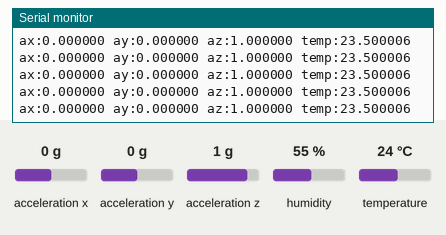
Recording of a sketch running on a simulated ESP32. Shown: the last lines printed to the serial monitor. Wiring (inferred from the names in the program): SHT3x sensor at I2C address 0x44; MPU-9250 motion sensor at I2C address 0x69. Inputs (shaded band) come from the test bench; at power-on: acceleration x 0 g, acceleration y 0 g, acceleration z 1 g, temperature 24 °C, humidity 55 %. Nothing arrives over Bluetooth unless stated; a phone connects over Bluetooth LE 3 s after start.

Above: at 4.2 s.
4.3 s: acceleration x set to -1.4 g
At 6.06 s:
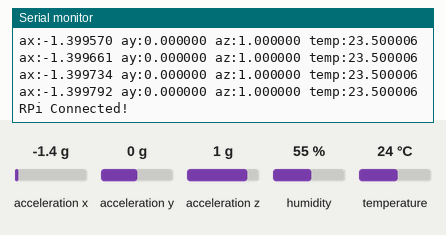
7.3 s: acceleration y set to -1.4 g
At 7.3 s:
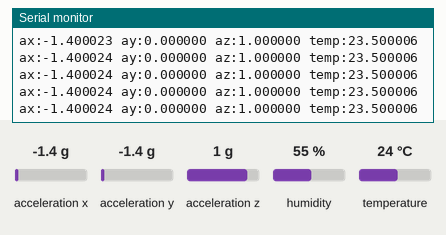
8.8 s: acceleration z set to -1.4 g
At 8.8 s:
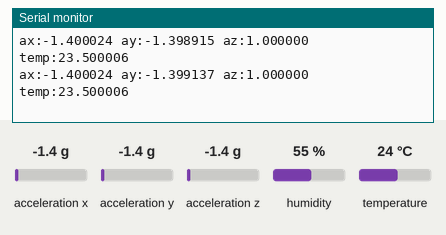
10.3 s: temperature set to 12 °C
At 10.34 s:
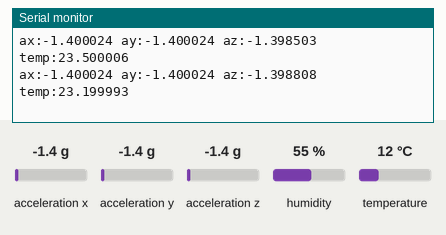
Timing chart, 0 to 12.8 s (numbered marks = the images above; inputs shaded):
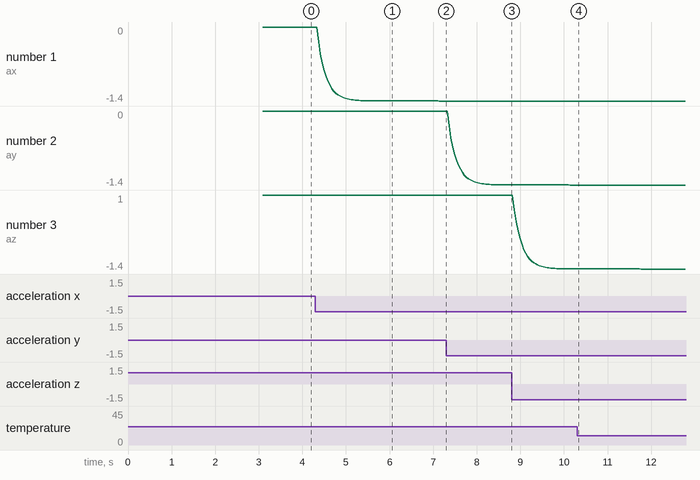

The sketch:

main.ino
```cpp
#include "MPU6500.h"
#include "SHT30.h"
#include "BluetoothHandler.h"
// #include "ESPNowReceiver.h"
#include "ThreePhaseCurrentPacket.h"

MPU6500 imu(0x69, Wire);
SHT30 sht1;
SHT30 sht2;

BluetoothHandler btHandler(
    "ESP32_1", // Device name
    "8f3eec84-a3cd-4991-9f84-b6d6915e7382",  // Service UUID
    "488147e4-8512-4bca-b218-0b84f2f76853"   // Characteristic UUID
);

SensorPacket packet;
// ESPNowReceiver esp_receiver;

float lastTemp1 = 0.0f;
float lastTemp2 = 0.0f;

void setup() {
    Serial.begin(115200);

    Wire.begin(21, 22);
    Wire.setClock(100000);
    Wire1.begin(27, 33);
    Wire1.setClock(100000);

    imu.begin(Wire);
    imu.calibrate(500);

    sht1.begin(Wire);
    sht1.calibrate(20, 23.5f);
    sht2.begin(Wire1);
    sht2.calibrate(20, 23.5f);

    // if (!esp_receiver.begin()) {
    //     Serial.println("ESP-Now receiver: Fail");
    //     delay(100);
    // }
    // Serial.println("ESP-NOW receiver: Ready");

    btHandler.begin();
}

void loop() {
    float ax, ay, az, temp, ia, ib, ic, t1, t2;

    imu.readAccelG(ax, ay, az);
    sht1.readCelsius(t1);
    sht2.readCelsius(t2);

    temp = 0.5f * (t1 + t2);

    // if (esp_receiver.hasNewPacket()) {
    //     ThreePhaseCurrentPacket pkt = esp_receiver.getLatest();
    //     ia = pkt.ia;
    //     ib = pkt.ib;
    //     ic = pkt.ic;
    // }

    packet.ax = static_cast<float>(ax);
    packet.ay = static_cast<float>(ay);
    packet.az = static_cast<float>(az);
    packet.temp = static_cast<float>(temp);
    // packet.ia = static_cast<float>(ia);
    // packet.ib = static_cast<float>(ib);
    // packet.ic = static_cast<float>(ic);

    // Serial.printf("ax:%f ay:%f az:%f temp:%f ia:%f ib:%f ic:%f\n",
    //               ax, ay, az, temp, ia, ib, ic);

    Serial.printf("ax:%f ay:%f az:%f temp:%f\n",
                ax, ay, az, temp);

    btHandler.notifySensorData(packet);
    delay(1);
}
```

BluetoothHandler.cpp
```cpp
#include "BluetoothHandler.h"
#include <Arduino.h>

class MyServerCallbacks : public BLEServerCallbacks {
public:
    explicit MyServerCallbacks(bool* connectionFlag)
        : deviceConnected(connectionFlag) {}

    void onConnect(BLEServer*) override {
        *deviceConnected = true;
        Serial.println("RPi Connected!");
    }

    void onDisconnect(BLEServer*) override {
        *deviceConnected = false;
        Serial.println("RPi Disconnected. Restarting advertising...");
        BLEDevice::startAdvertising();
    }

private:
    bool* deviceConnected;
};

BluetoothHandler::BluetoothHandler(const char* deviceName,
                                   const char* serviceUUID,
                                   const char* characteristicUUID)
    : pServer(nullptr),
      pCharacteristic(nullptr),
      serverCallbacks(nullptr),
      deviceConnected(false),
      deviceName(deviceName),
      serviceUUID(serviceUUID),
      characteristicUUID(characteristicUUID)
{}

void BluetoothHandler::begin() {
    BLEDevice::init(deviceName);

    pServer = BLEDevice::createServer();

    serverCallbacks = new MyServerCallbacks(&deviceConnected);
    pServer->setCallbacks(serverCallbacks);

    BLEService* pService = pServer->createService(serviceUUID);

    pCharacteristic = pService->createCharacteristic(
        characteristicUUID,
        BLECharacteristic::PROPERTY_READ |
        BLECharacteristic::PROPERTY_NOTIFY
    );

    // Required for notifications
    pCharacteristic->addDescriptor(new BLE2902());

    // Initialize readable value
    SensorPacket zeroPacket{};
    pCharacteristic->setValue((uint8_t*)&zeroPacket, sizeof(SensorPacket));

    pService->start();

    BLEAdvertising* pAdvertising = BLEDevice::getAdvertising();
    pAdvertising->addServiceUUID(serviceUUID);
    pAdvertising->setScanResponse(false);
    pAdvertising->setMinPreferred(0x00);

    BLEDevice::startAdvertising();
    Serial.println("Waiting for RPi to connect...");
}

void BluetoothHandler::notifySensorData(const SensorPacket& data) {
    if (!deviceConnected || pCharacteristic == nullptr) return;

    pCharacteristic->setValue((uint8_t*)&data, sizeof(SensorPacket));
    pCharacteristic->notify();
}

bool BluetoothHandler::isDeviceConnected() const {
    return deviceConnected;
}
```

BluetoothHandler.h
```cpp
#ifndef BLUETOOTH_HANDLER_H
#define BLUETOOTH_HANDLER_H

#include <BLEDevice.h>
#include <BLEServer.h>
#include <BLEUtils.h>
#include <BLE2902.h>

/**
 * @brief Struct representing one BLE transmission packet of sensor data.
 */
struct __attribute__((packed)) SensorPacket {
    float ax;
    float ay;
    float az;
    float temp;
    float ia;
    float ib;
    float ic;
};

class BluetoothHandler {
public:
    BluetoothHandler(const char* deviceName,
                     const char* serviceUUID,
                     const char* characteristicUUID);

    void begin();
    void notifySensorData(const SensorPacket& data);
    bool isDeviceConnected() const;

private:
    BLEServer* pServer;
    BLECharacteristic* pCharacteristic;
    BLEServerCallbacks* serverCallbacks;

    bool deviceConnected;

    const char* deviceName;
    const char* serviceUUID;
    const char* characteristicUUID;
};

#endif
```

EMAFilter.cpp
```cpp
#include "EMAFilter.h"

template <typename T>
EMAFilter<T>::EMAFilter(T alpha)
    : alpha(alpha), y(0), initialized(false)
{}

template <typename T>
T EMAFilter<T>::update(T input) {
    if (!initialized) {
        y = input;
        initialized = true;
    } else {
        y = alpha * input + (static_cast<T>(1) - alpha) * y;
    }
    return y;
}

template class EMAFilter<float>;
template class EMAFilter<double>;
template class EMAFilter<int>;
template class EMAFilter<long>;
```

EMAFilter.h
```cpp
#ifndef EMAFILTER_H
#define EMAFILTER_H

/**
 * @class EMAFilter
 * @brief Generic exponential moving average (EMA) low-pass filter.
 *
 * Implements:
 *      y[n] = alpha * x[n] + (1 - alpha) * y[n-1]
 *
 * Suitable for acceleration, current, and temperature smoothing.
 *
 * @tparam T Numeric type (float recommended).
 */
template <typename T>
class EMAFilter {
public:
    /**
     * @brief Construct an EMA filter with smoothing factor alpha.
     */
    EMAFilter(T alpha);

    /**
     * @brief Update filter with a new input sample.
     * @return Filtered output.
     */
    T update(T input);

private:
    T alpha;
    T y;
    bool initialized;
};

#endif
```

ESPNowReceiver.cpp
```cpp
#include "ESPNowReceiver.h"

static bool espNowInitializedRx = false;
ESPNowReceiver* ESPNowReceiver::_instance = nullptr;

ESPNowReceiver::ESPNowReceiver() {
    _instance = this;
}

bool ESPNowReceiver::begin() {
    WiFi.mode(WIFI_STA);

    if (!espNowInitializedRx) {
        if (esp_now_init() != ESP_OK) {
            return false;
        }
        espNowInitializedRx = true;
    }

    esp_now_register_recv_cb(ESPNowReceiver::onRecv);
    return true;
}

bool ESPNowReceiver::hasNewPacket() const {
    return _hasNew;
}

ThreePhaseCurrentPacket ESPNowReceiver::getLatest() {
    noInterrupts();
    _hasNew = false;
    ThreePhaseCurrentPacket copy = _latest;
    interrupts();

    return copy;
}

void ESPNowReceiver::onRecv(const esp_now_recv_info*,
                            const uint8_t* data,
                            int len) {
    if (_instance) {
        _instance->handleRecv(data, len);
    }
}

void ESPNowReceiver::handleRecv(const uint8_t* data, int len) {
    if (len != sizeof(ThreePhaseCurrentPacket)) {
        return;
    }

    memcpy(&_latest, data, sizeof(_latest));
    _hasNew = true;
}
```

ESPNowReceiver.h
```cpp
#ifndef ESPNOW_RECEIVER_H
#define ESPNOW_RECEIVER_H

#include <WiFi.h>
#include <esp_now.h>
#include "ThreePhaseCurrentPacket.h"

/**
 * @brief ESP-NOW receiver for three-phase current packets.
 *
 * This class initializes ESP-NOW in STA mode and registers a receive callback.
 * Incoming packets are copied into a local buffer and exposed via a polling API
 * to avoid doing work in ISR context.
 *
 * Compatible with ESP-IDF v5 (Arduino ESP32 core >= 3.x).
 */
class ESPNowReceiver {
public:
    /**
     * @brief Construct a new ESPNowReceiver.
     *
     * Only one instance is supported. The most recent instance
     * becomes the active receive handler.
     */
    ESPNowReceiver();

    /**
     * @brief Initialize WiFi and ESP-NOW receive mode.
     *
     * Sets WiFi to STA mode, initializes ESP-NOW (once globally),
     * and registers the receive callback.
     *
     * @return true if initialization succeeded, false otherwise.
     */
    bool begin();

    /**
     * @brief Check whether a new packet has been received.
     *
     * This flag is set by the ESP-NOW receive callback and cleared
     * when getLatest() is called.
     *
     * @return true if a new packet is available.
     */
    bool hasNewPacket() const;

    /**
     * @brief Retrieve the most recent packet.
     *
     * Copies the latest received packet and clears the "new packet" flag.
     * This function is interrupt-safe.
     *
     * @return The most recent ThreePhaseCurrentPacket.
     */
    ThreePhaseCurrentPacket getLatest();

private:
    /// Singleton instance used by the static ESP-NOW callback
    static ESPNowReceiver* _instance;

    /// Flag indicating a new packet has been received
    volatile bool _hasNew = false;

    /// Storage for the most recently received packet
    ThreePhaseCurrentPacket _latest{};

    /**
     * @brief ESP-NOW receive callback (ESP-IDF v5 signature).
     *
     * This function runs in ISR context and should do minimal work.
     * It forwards packet data to the active instance.
     *
     * @param info  Metadata about the received packet (sender MAC, etc.)
     * @param data  Pointer to received payload
     * @param len   Length of payload in bytes
     */
    static void onRecv(const esp_now_recv_info* info,
                       const uint8_t* data,
                       int len);

    /**
     * @brief Handle a received ESP-NOW packet.
     *
     * Validates packet size, copies payload into local storage,
     * and sets the "new packet" flag.
     *
     * @param data Pointer to payload bytes
     * @param len  Payload length in bytes
     */
    void handleRecv(const uint8_t* data, int len);
};

#endif
```

MPU6500.cpp
```cpp
#include "MPU6500.h"

static constexpr float ACC_SENS = 16384.0f;

MPU6500::MPU6500(uint8_t addr, TwoWire &bus) : _addr(addr), _wire(&bus) {}

bool MPU6500::begin(TwoWire &wire, int sda, int scl) {
    _wire = &wire;

    if (sda >= 0 && scl >= 0) _wire->begin(sda, scl);
    else _wire->begin();
    _wire->setClock(100000);

    _wire->beginTransmission(_addr);
    _wire->write(0x6B);
    _wire->write(0x00);
    if (_wire->endTransmission() != 0) return false;

    _wire->beginTransmission(_addr);
    _wire->write(0x1C);
    _wire->write(0x00);
    if (_wire->endTransmission() != 0) return false;

    _wire->beginTransmission(_addr);
    _wire->write(0x1D);
    _wire->write(0x03);
    if (_wire->endTransmission() != 0) return false;

    return true;
}

bool MPU6500::readAccelRaw(int16_t &ax, int16_t &ay, int16_t &az) {
    _wire->beginTransmission(_addr);
    _wire->write(0x3B);
    if (_wire->endTransmission(false) != 0) return false;

    if (_wire->requestFrom((int)_addr, 6) != 6) return false;

    ax = (_wire->read() << 8) | _wire->read();
    ay = (_wire->read() << 8) | _wire->read();
    az = (_wire->read() << 8) | _wire->read();

    return true;
}

bool MPU6500::readAccelG(float &ax, float &ay, float &az) {
    int16_t rx, ry, rz;

    if (!readAccelRaw(rx, ry, rz)) return false;

    ax = (rx - ax_bias) / ACC_SENS;
    ay = (ry - ay_bias) / ACC_SENS;
    az = (rz - az_bias) / ACC_SENS;

    ax = axFilter.update(ax);
    ay = ayFilter.update(ay);
    az = azFilter.update(az);

    return true;
}

void MPU6500::calibrate(int samples) {
    int32_t xs = 0, ys = 0, zs = 0;

    for (int i = 0; i < samples; ++i) {
        int16_t ax, ay, az;
        if (readAccelRaw(ax, ay, az)) {
            xs += ax;
            ys += ay;
            zs += az;
        }
        delay(2);
    }

    ax_bias = xs / samples;
    ay_bias = ys / samples;
    az_bias = (zs / samples) - ACC_SENS;
}
```

MPU6500.h
```cpp
#ifndef MPU6500_H
#define MPU6500_H

#include <Arduino.h>
#include <Wire.h>
#include "EMAFilter.h"

/**
 * @file MPU6500.h
 * @brief Minimal accelerometer-only driver for the MPU6500 IMU.
 *
 * Provides raw and calibrated accelerometer readings using an affine
 * sensor model:
 *
 *     a = (raw - bias_raw) / sensitivity
 *
 * Biases are collected in raw units via calibrate(), assuming the sensor
 * is held still with Z ≈ +1g.
 */
class MPU6500 {
public:
    /**
     * @brief Construct an MPU6500 object.
     * @param addr I2C address (0x68 if AD0=LOW, 0x69 if AD0=HIGH)
     */
    MPU6500(uint8_t addr = 0x68, TwoWire &bus = Wire);

    /**
     * @brief Initialize the MPU6500 over I2C.
     *        Configures accelerometer for ±2g and enables LPF,
     *        matching MPU9250 behavior.
     * @param wire I2C bus to use.
     * @param sda SDA pin (optional, for ESP32 secondary bus).
     * @param scl SCL pin (optional, for ESP32 secondary bus).
     * @return true if initialization succeeded.
     */
    bool begin(TwoWire &wire = Wire, int sda = -1, int scl = -1);

    /**
     * @brief Read raw 16-bit accelerometer values.
     *        Returns false if I2C transaction fails.
     */
    bool readAccelRaw(int16_t &ax, int16_t &ay, int16_t &az);

    /**
     * @brief Read calibrated accelerometer values in g.
     * Applies: (raw - bias_raw) / sensitivity.
     * @return true if read succeeded.
     */
    bool readAccelG(float &ax, float &ay, float &az);

    /**
     * @brief Estimate raw accelerometer biases by averaging samples.
     * Assumes the sensor is stationary with Z ≈ +1g.
     * @param samples Number of readings to average.
     */
    void calibrate(int samples);

private:
    uint8_t _addr;
    TwoWire* _wire;
    float ax_bias = 0.0f;
    float ay_bias = 0.0f;
    float az_bias = 0.0f;

    EMAFilter<float> axFilter{0.2f};
    EMAFilter<float> ayFilter{0.2f};
    EMAFilter<float> azFilter{0.2f};
};

#endif
```

SHT30.cpp
```cpp
#include "SHT30.h"

static uint8_t sht30_crc8(const uint8_t* data, int len) {
    uint8_t crc = 0xFF;
    for (int i = 0; i < len; ++i) {
        crc ^= data[i];
        for (int j = 0; j < 8; ++j) {
            if (crc & 0x80) {
                crc = (crc << 1) ^ 0x31;
            } else {
                crc <<= 1;
            }
        }
    }
    return crc;
}

bool SHT30::begin(TwoWire& w) {
    _wire = &w;
    return true;
}

bool SHT30::readRaw(uint16_t& raw_t) {
    if (!_wire) return false;

    _wire->beginTransmission(address);
    _wire->write(0x2C);
    _wire->write(0x06);
    if (_wire->endTransmission() != 0) return false;

    delay(20);

    if (_wire->requestFrom(address, (uint8_t)6) != 6) {
        return false;
    }

    if (_wire->available() < 6) return false;

    uint8_t t_msb = _wire->read();
    uint8_t t_lsb = _wire->read();
    uint8_t t_crc = _wire->read();

    uint8_t t_data[2] = { t_msb, t_lsb };
    if (sht30_crc8(t_data, 2) != t_crc) {
        _wire->read();
        _wire->read();
        _wire->read();
        return false;
    }

    raw_t = (uint16_t(t_msb) << 8) | t_lsb;

    _wire->read();
    _wire->read();
    _wire->read();

    return true;
}

bool SHT30::readCelsius(float& t) {
    uint16_t raw;
    if (!readRaw(raw)) return false;

    float t_uncal = -45.0f + 175.0f * (float(raw) / 65535.0f);
    float t_cal = t_uncal + temp_bias;
    t = tempFilter.update(t_cal);

    return true;
}

void SHT30::calibrate(int samples, float roomTempC) {
    if (samples <= 0) return;

    float sum = 0.0f;
    int count = 0;

    for (int i = 0; i < samples; ++i) {
        uint16_t raw;
        if (readRaw(raw)) {
            float t_uncal = -45.0f + 175.0f * (float(raw) / 65535.0f);
            sum += t_uncal;
            ++count;
        }
        delay(20);
    }

    if (count == 0) return;

    float avg_uncal = sum / count;
    temp_bias = roomTempC - avg_uncal;
}
```

SHT30.h
```cpp
#ifndef SHT30_H
#define SHT30_H

#include <Arduino.h>
#include <Wire.h>
#include "EMAFilter.h"

/**
 * @class SHT30
 * @brief Temperature reader with EMA filtering and affine offset calibration.
 */
class SHT30 {
public:
    /**
     * @brief Construct an SHT30 object.
     */
    SHT30(uint8_t addr = 0x44)
        : _wire(nullptr), address(addr), tempFilter(0.05f), temp_bias(0.0f) {}

    /**
     * @brief Initializes the SHT30 sensor on a given I2C bus.
     * NOTE: Wire.begin() should normally be called in setup().
     * @return true if initialization was successful, false otherwise.
     */
    bool begin(TwoWire& wire = Wire);

    /**
     * @brief Read the raw 16-bit temperature code.
     * @return true if read was successful, false otherwise.
     */
    bool readRaw(uint16_t& raw_t);

    /**
     * @brief Read temperature in °C (calibrated + EMA filtered).
     * @return true if read was successful, false otherwise.
     */
    bool readCelsius(float& temperature);

    /**
     * @brief Calibrate using the known **room temperature in °C**.
     * The model is: T_cal = T_uncal + temp_bias
     */
    void calibrate(int samples, float roomTempC);

private:
    TwoWire* _wire;
    uint8_t address;

    EMAFilter<float> tempFilter{0.05f};
    float temp_bias;
};

#endif
```

ThreePhaseCurrentPacket.h
```cpp
#ifndef THREE_PHASE_CURRENT_PACKET_H
#define THREE_PHASE_CURRENT_PACKET_H

/**
 * @brief Packet containing three-phase current measurements (amps).
 */
struct ThreePhaseCurrentPacket {
    float ia;
    float ib;
    float ic;
};

#endif
```

Measured:
- after the input at 4.3 s, the serial monitor: prints a new line after 0.07 s (image 1)
- plotted number 1: 0 → -1.4 after the input at 4.3 s
